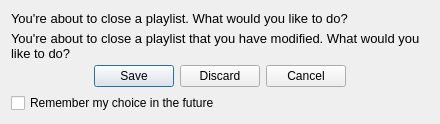
<?xml version="1.0" encoding="UTF-8"?>
<ui version="4.0">
 <class>ClosePlaylistPopup</class>
 <widget class="QDialog" name="ClosePlaylistPopup">
  <property name="windowModality">
   <enum>Qt::ApplicationModal</enum>
  </property>
  <property name="geometry">
   <rect>
    <x>0</x>
    <y>0</y>
    <width>440</width>
    <height>124</height>
   </rect>
  </property>
  <property name="windowTitle">
   <string>Your attention is required</string>
  </property>
  <property name="locale">
   <locale language="English" country="UnitedStates"/>
  </property>
  <property name="modal">
   <bool>true</bool>
  </property>
  <layout class="QVBoxLayout" name="verticalLayout">
   <item>
    <widget class="QLabel" name="labelNewPlaylist">
     <property name="font">
      <font>
       <pointsize>10</pointsize>
      </font>
     </property>
     <property name="text">
      <string>You're about to close a playlist. What would you like to do?</string>
     </property>
     <property name="wordWrap">
      <bool>true</bool>
     </property>
    </widget>
   </item>
   <item>
    <widget class="QLabel" name="labelExistingPlaylist">
     <property name="font">
      <font>
       <pointsize>10</pointsize>
      </font>
     </property>
     <property name="text">
      <string>You're about to close a playlist that you have modified. What would you like to do?</string>
     </property>
     <property name="wordWrap">
      <bool>true</bool>
     </property>
    </widget>
   </item>
   <item>
    <spacer name="verticalSpacer">
     <property name="orientation">
      <enum>Qt::Vertical</enum>
     </property>
     <property name="sizeHint" stdset="0">
      <size>
       <width>20</width>
       <height>40</height>
      </size>
     </property>
    </spacer>
   </item>
   <item>
    <widget class="QDialogButtonBox" name="buttonBox">
     <property name="orientation">
      <enum>Qt::Horizontal</enum>
     </property>
     <property name="standardButtons">
      <set>QDialogButtonBox::Cancel|QDialogButtonBox::Discard|QDialogButtonBox::Save</set>
     </property>
     <property name="centerButtons">
      <bool>true</bool>
     </property>
    </widget>
   </item>
   <item>
    <widget class="QCheckBox" name="checkBoxRememberChoice">
     <property name="toolTip">
      <string>This can be changed in options</string>
     </property>
     <property name="text">
      <string>Remember my choice in the future</string>
     </property>
    </widget>
   </item>
  </layout>
 </widget>
 <resources/>
 <connections>
  <connection>
   <sender>buttonBox</sender>
   <signal>accepted()</signal>
   <receiver>ClosePlaylistPopup</receiver>
   <slot>accept()</slot>
   <hints>
    <hint type="sourcelabel">
     <x>248</x>
     <y>254</y>
    </hint>
    <hint type="destinationlabel">
     <x>157</x>
     <y>274</y>
    </hint>
   </hints>
  </connection>
  <connection>
   <sender>buttonBox</sender>
   <signal>rejected()</signal>
   <receiver>ClosePlaylistPopup</receiver>
   <slot>reject()</slot>
   <hints>
    <hint type="sourcelabel">
     <x>316</x>
     <y>260</y>
    </hint>
    <hint type="destinationlabel">
     <x>286</x>
     <y>274</y>
    </hint>
   </hints>
  </connection>
 </connections>
</ui>
